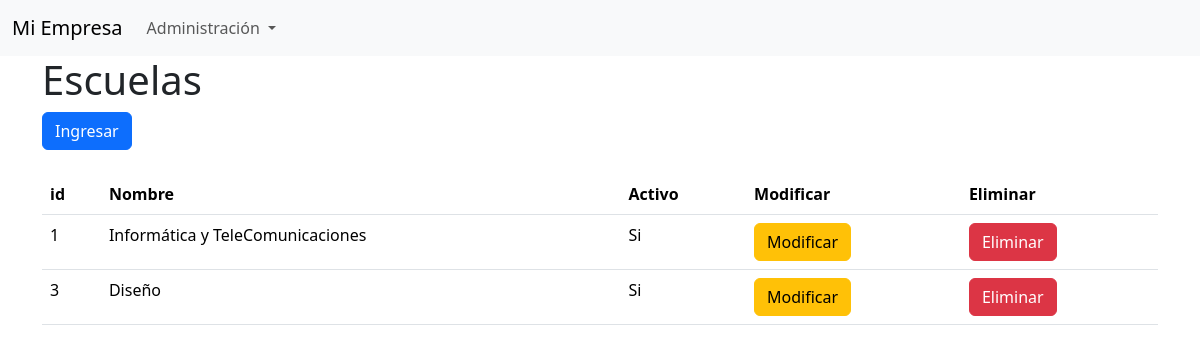
The page /alumnos/listadoEscuela on the database as committed earlier.
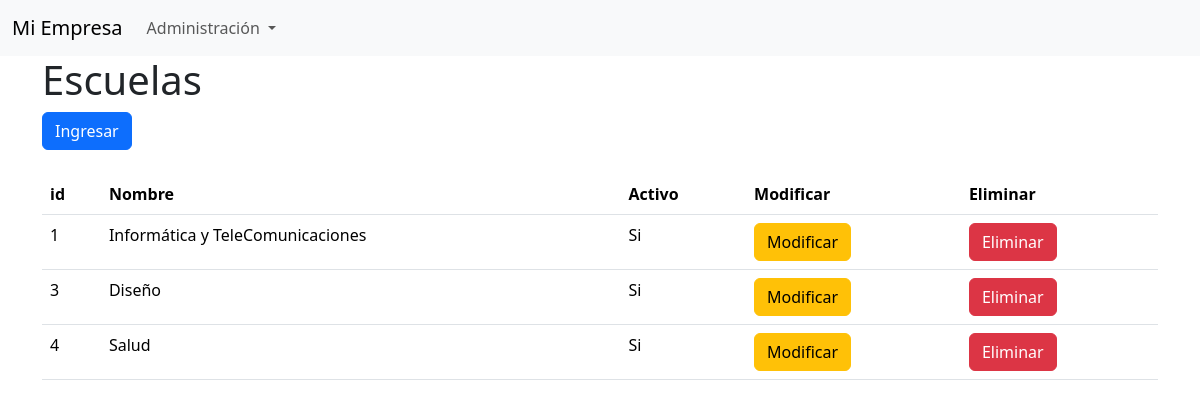
The same page on the database as committed later.
### alumnos/models.py (models this page shows, shortened)
class Escuela(models.Model):
    nombre      = models.CharField(max_length=100)
    activo      = models.IntegerField()

### alumnos/views.py (the view)
# urls.py: path('listadoEscuela', views.listadoEscuela, name='listadoEscuela'),
def listadoEscuela(resquest):
    listado = Escuela.objects.all()
    context = {"listado": listado}
    return render(resquest, 'listadoEscuela.html', context)

### alumnos/templates/listadoEscuela.html (shortened to what this page needs)
{% extends "plantillaBase.html"  %}
{% block tituloPrincipal %} Escuelas {% endblock %}
{% block contenido %}
<a href="{% url 'ingresarEscuela' %}" class="btn btn-primary">Ingresar</a>
<br><br>
{% endblock %}
{% block listado %}
    <table class="table table-resposive">
        <tr>
            <th>id</th>
            <th>Nombre</th>
            <th>Activo</th>
            <th>Modificar</th>
            <th>Eliminar</th>
        </tr>
    {% for item in listado %}
        <tr>
            <td>{{ item.id }}
            <td>{{ item.nombre }}
            <td>{{ item.activo|yesno:"Si,No"}}</td>
            <td><a href="" class="btn btn-warning" >Modificar</a></td>
            <td><a href="{% url 'eliminarEscuela' pk=item.id %}" class="btn btn-danger" >Eliminar</a></td>
    {% endfor %}
    </table>
{% endblock %}

### alumnos/templates/plantillaBase.html (shortened to what this page needs)
<!DOCTYPE html>
<html lang="es">
<head>
    <link href="https://cdn.jsdelivr.net/npm/bootstrap@5.3.3/dist/css/bootstrap.min.css" rel="stylesheet">
</head>
<body>
    <nav class="navbar navbar-expand-lg bg-body-tertiary">
        <div class="container-fluid">
          <a class="navbar-brand" href="#">Mi Empresa</a>
          <div class="collapse navbar-collapse" id="navbarSupportedContent">
            <ul class="navbar-nav me-auto mb-2 mb-lg-0">
              <li class="nav-item dropdown">
                <a class="nav-link dropdown-toggle" href="#" role="button" data-bs-toggle="dropdown" aria-expanded="false">
                  Administración
                </a>
              </li>
            </ul>
          </div>
        </div>
      </nav>
    <div class="container">
        <h1>{% block tituloPrincipal %} {% endblock %}</h1>
        {% block contenido %} {% endblock %}
        {% block listado %} {% endblock %}
    </div>
</body>
</html>

Rows that differ between the two databases and show on the page:
added Escuela: id "4", nombre "Salud", activo "Si"
